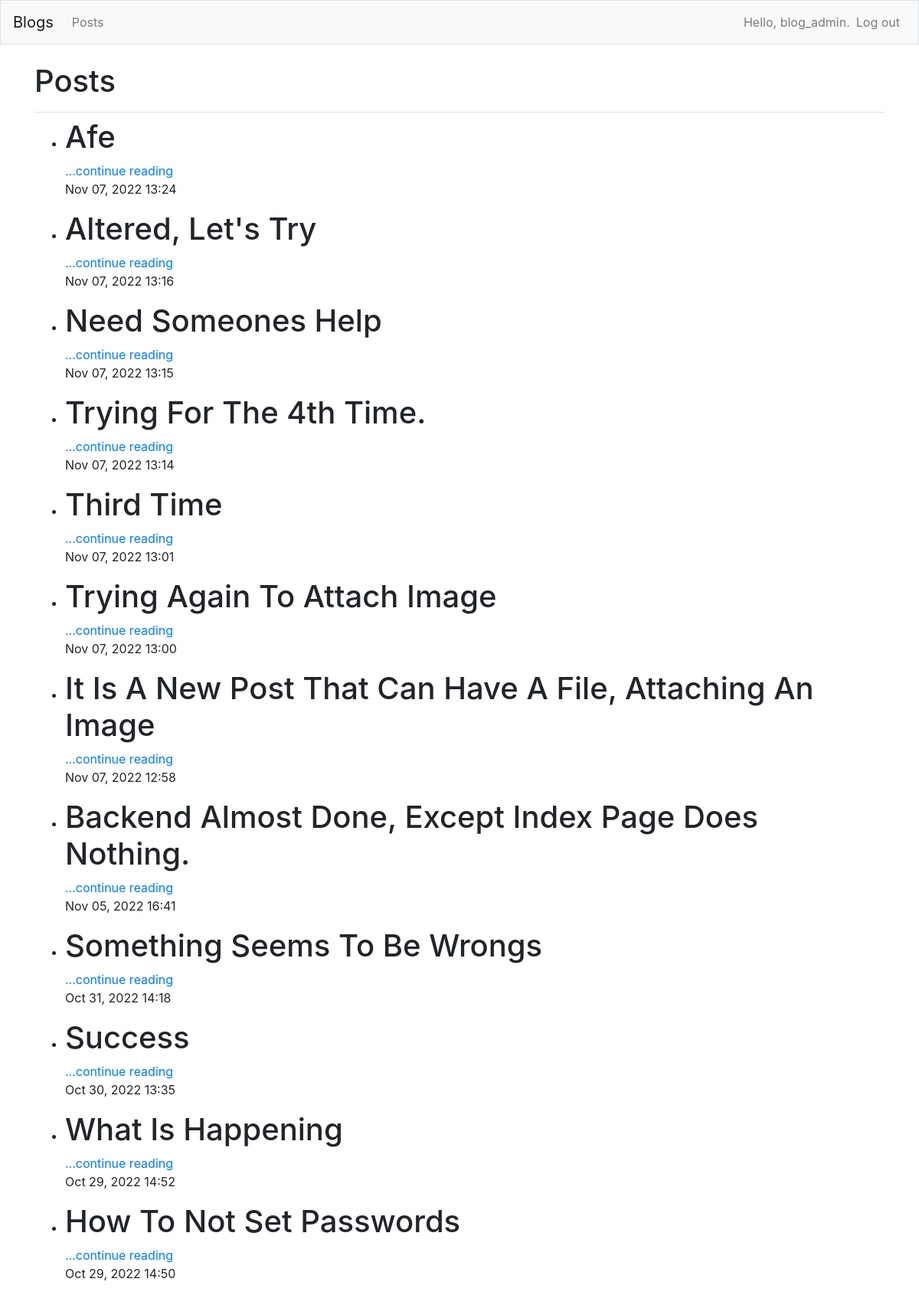
The page /posts (signed in) on the database its author committed.
### blogs/models.py (models this page shows, shortened)
class BlogPost(models.Model):
    title = models.CharField(max_length=200)
    content = models.TextField()
    date_added = models.DateTimeField(auto_now_add=True)
    upload = models.FileField(upload_to='uploads/%Y/%m/%d/',max_length=250,null=True, default=None)

### blogs/views.py (the view)
# urls.py: path('posts', views.posts, name='posts'),
def posts(request):
    posts = BlogPost.objects.all().order_by('-date_added')
    context = {
        'posts': posts
    }
    return render(request, 'blogs/posts.html', context)

### blogs/templates/blogs/posts.html
{% extends 'blogs/base.html' %}
{% block page_header %}
<h1>Posts</h1>
{% endblock page_header %}
{% block content %}
<ul >
    {% for post in posts %}
    <li><h3>
        <h1> {{ post.title|title }} </h1>
        <a href="{% url 'blogs:post' post_id=post.id %}">...continue reading</a>
        <p> {{ post.date_added|date:'M d, Y H:i' }} </p>
    </h3></li>
    {% empty %}
    <li>There are no posts yet.</li>
    {% endfor %}
</ul>
{% endblock content %}

### blogs/templates/blogs/base.html (shortened to what this page needs)
{% load bootstrap4 %}
<!DOCTYPE html>
<html lang="en">
<head>
    {% bootstrap_css %}
</head>
<body>
    <nav class="navbar navbar-expand-md navbar-light bg-light mb-4 border">
        <a class="navbar-brand" href="{% url 'blogs:index' %}">Blogs</a>
        <div class="collapse navbar-collapse" id="navbarCollapse">
            <ul class="navbar-nav mr-auto">
                <li class="nav-item">
                    <a class="nav-link" href="{% url 'blogs:posts' %}">Posts</a>
                </li>
            </ul>
            <ul class="navbar-nav ml-auto">
                {% if user.is_authenticated %}
                    <li class="nav-item">
                        <span class="navbar-text">Hello, {{ user.username }}.</span>
                    </li>
                    <li class="nav-item">
                        <a class="nav-link" href="{% url 'users:logout' %}">Log out</a>
                    </li>
                {% else %}
                    <li class="nav-item">
                        <a class="nav-link" href="{% url 'users:register' %}">Register</a>
                    </li>
                    <li class="nav-item">
                        <a class="nav-link" href="{% url 'users:login'%}">Log in</a></li>
                {% endif %}
            </ul>
        </div>
    </nav>
    <main rold="main" class="container">
        <div class="pb-2 mb-2 border-bottom">
            {% block page_header %}{% endblock page_header %}
        </div>
        <div>
            {% block content %}{% endblock content %}
        </div>
    </main>
</body>
</html>

### rows shown on the page
BlogPost: title "Afe", date_added "Nov 07, 2022 13:24"
BlogPost: title "Altered, Let's Try", date_added "Nov 07, 2022 13:16"
BlogPost: title "Need Someones Help", date_added "Nov 07, 2022 13:15"
BlogPost: title "Trying For The 4th Time.", date_added "Nov 07, 2022 13:14"
BlogPost: title "Third Time", date_added "Nov 07, 2022 13:01"
BlogPost: title "Trying Again To Attach Image", date_added "Nov 07, 2022 13:00"
BlogPost: title "It Is A New Post That Can Have A File, Attaching An Image", date_added "Nov 07, 2022 12:58"
BlogPost: title "Backend Almost Done, Except Index Page Does Nothing.", date_added "Nov 05, 2022 16:41"
BlogPost: title "Something Seems To Be Wrongs", date_added "Oct 31, 2022 14:18"
BlogPost: title "Success", date_added "Oct 30, 2022 13:35"
BlogPost: title "What Is Happening", date_added "Oct 29, 2022 14:52"
BlogPost: title "How To Not Set Passwords", date_added "Oct 29, 2022 14:50"

### other values the page prints
{{ user.username }} "blog_admin"
